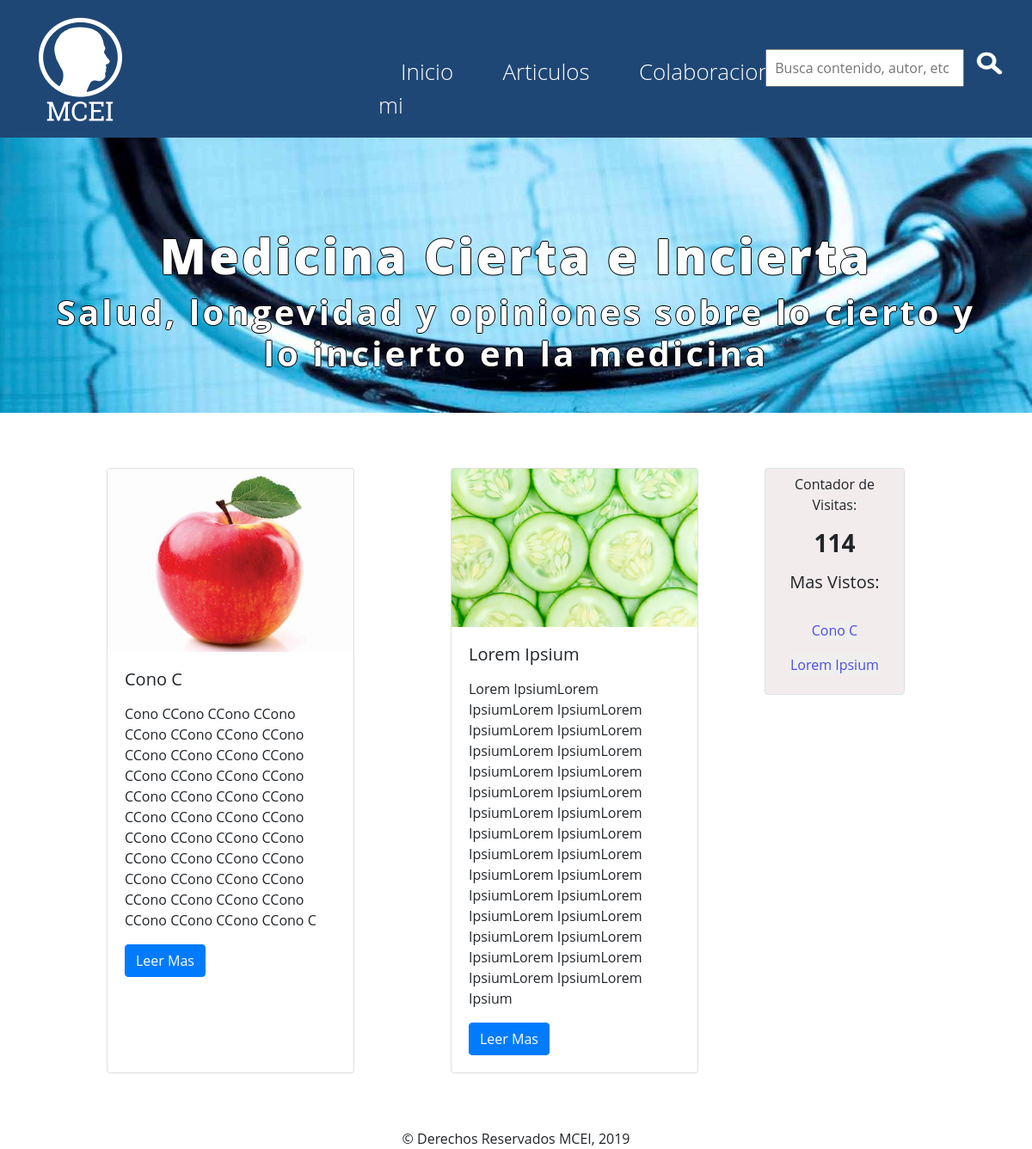
The page / on the database its author committed.
### blog/models.py (models this page shows, shortened)
class Post(models.Model):
    titulo = models.CharField(max_length = 200)
    subtitulo = models.TextField()
    autor = models.CharField(max_length = 200)
    contenido = models.TextField()
    fecha = models.DateTimeField("Fecha de Publicacion", default = datetime.now() )
    foto = models.ImageField(blank = True, null = True)
    viewCounter = models.IntegerField(blank = True, null = True, default = 0)

class PageCounter(models.Model):
    counter = models.IntegerField()

### blog/views.py (the view)
# urls.py: path("", views.homepage, name = "homepage"),
def homepage(request):
    pageCounter= PageCounter.objects.all()[0]
    pageCounter.counter += 1
    pageCounter.save()
    posts = Post.objects.all
    posts = Post.objects.filter().order_by('-id')[:3]
    postsPopular = Post.objects.filter().order_by('-viewCounter')[:3]
    return render(request,
                  "blog/home.html",
                  {"posts": posts,
                   "mostpopular" : postsPopular,
                   "counter":pageCounter})

### blog/templates/blog/home.html
{% extends 'blog/master.html' %}
{% block content %}
<div class="contenedor">
  {% for p in posts %}
  <div class="card " style="width: 18rem;">
    <img src="{{p.foto.url}}" class="card-img-top" alt="...">
    <div class="card-body">
      <h5 class="card-title">{{ p.titulo }}</h5>
      <p class="card-text">{{ p.subtitulo |safe }}</p>
      <form action="/posts/" method="GET">
        <button class="btn btn-primary" type="submit" name="post" value="{{p.id}}">Leer Mas</button>
      </form>
    </div>
  </div>
  {% endfor %}
  <div class="mostpopular border rounded">
    <p> Contador de Visitas: <h3><strong>{{counter.counter}}</strong></h3>
    </p>
    <h5>Mas Vistos:</h5><br>
    {% for mp in mostpopular %}
    <form action="/posts/" method="GET">
      <button class="boton" type="submit" name="post" value="{{mp.id}}">{{ mp.titulo }}</button>
    </form>
    {% endfor%}
  </div>
</div>
{% endblock %}

### blog/templates/blog/master.html (shortened to what this page needs)
<!DOCTYPE html>
<html lang="en">
<head>
    {% load static %}
    <link href="{% static 'blog/style.css' %}" rel="stylesheet">
    <link href="{% static 'blog/master.css' %}" rel="stylesheet">
    <link rel="stylesheet" href="{% static 'blog/bootstrap.min.css' %}">
</head>
<body>
    <header>
        <nav class="mynav">
            <ul>
                <li>
                    <div class="logoFondo">
                        <a href="/" style="width: 160px; height: 160px;padding: 6em 3.5em;"> </a>
                    </div>
                </li>
                <li class=" links">
                    <a href="/" class="lnk">Inicio</a>
                    <a href="/articulos" class="lnk">Articulos</a>
                    <a href="/colaboraciones" class="lnk">Colaboraciones</a>
                    <a href="/bio" class="lnk">Acerca de mi</a>
                </li>
            </ul>
            <form action="/search/" method="get">
                <input type="text" name="search" id="search" placeholder="Busca contenido, autor, etc ..">
                <input type="image" src="../../static/images/search.png" alt="Submit Form" width="35" height="35" style="padding-top: 0.2em;margin-left: 0.5em;margin-right: 1em;"/>
            </form>
        </nav>
        <div class="titulo">
            <h3 class="tituloh3">Medicina Cierta e Incierta</h3>
            <h6 class="subtituloh6">Salud, longevidad y opiniones sobre lo cierto y lo incierto en la medicina</h6>
        </div>
    </header>
    <section>
        {% block content %}
        {% endblock %}
    </section>
    <footer>
        <p> © Derechos Reservados MCEI, 2019 </p>
    </footer>
</body>
</html>

### blog/static/blog/style.css (style rules this page uses)
* { padding: 0; margin: 0; font-family: "Open Sans", Helvetica, Arial, Lucida, sans-serif; }
.mynav { display: flex; background-color: rgba(31, 71, 117, 1); width: 100%; height: 10em; }
.mynav ul li { display: inline; padding: 0 4em; }
.mynav form { position: absolute; right: 1em; top: 3.4em; }
.mynav ul li a { color: #ffffff; text-decoration: none; font-size: 1.3em; font-weight: 1; }
.mynav .links { position: absolute; top: 3.2em; left: 30%; font-size: 20px; }
.mynav .lnk { padding: 2.8em 1em 2.4em 1em; }
#search { position: relative; top: -0.3em; padding: 0.5em 0.6em; }
.boton { border: none; margin-bottom: 1em; color: rgb(76, 76, 228); }

### blog/static/blog/master.css (style rules this page uses)
body,html { min-height: 100%; }
.titulo { width: 100%; text-align: center; background-image: url(../images/fondoTitulo.jpg); padding: 3em; height: 20em; }
.tituloh3 { font-size: 3.5em; color: white; position: relative; top: 1em; letter-spacing: 3.2px; font-weight: 900; text-shadow: -1px 0 black, 0 1px black, 1px 0 black, 0 -1px black; }
.subtituloh6 { font-size: 2.5em; color: white; position: relative; top: 1.4em; letter-spacing: 3.2px; font-weight: 700; text-shadow: -1px 0 black, 0 1px black, 1px 0 black, 0 -1px black; }
.logoFondo { position: relative; left: 1em; top: -1em; width: 160px; height: 160px; background-image: url(../images/logoIni.png); }
.contenedor { margin-top: 4em; display: flex; width: 80%; position: relative; left: 1%; flex-flow: wrap; }
.card { margin-left: 7em; margin-bottom: 2em; }
footer { width: 100%; position: relative; text-align: center; min-height: 100%; bottom: -2em; }
.mostpopular { background: #f3ecec; position: absolute; top: 0; right: -5em; padding: 0.4em; width: 17%; text-align: center; }

### rows shown on the page
Post: foto (picture), titulo "Cono C", subtitulo "Cono CCono CCono CCono CCono CCono CCono CCono CCono CCono CCono CCono CCono CCono CCono CCono CCono CCono CCono CCono CCono CCono CCono CCono CCono CCono CCono CCono CCono CCono CCono CCono CCono CCono CCono CCono CCono CCono CCono CCono CCono CCono CCono CCono C", {{ p.id }} 6 (drawn), {{ mp.id }} 6 (drawn)
Post: foto (picture), titulo "Lorem Ipsium", subtitulo "Lorem IpsiumLorem IpsiumLorem IpsiumLorem IpsiumLorem IpsiumLorem IpsiumLorem IpsiumLorem IpsiumLorem IpsiumLorem IpsiumLorem IpsiumLorem IpsiumLorem IpsiumLorem IpsiumLorem IpsiumLorem IpsiumLorem IpsiumLorem IpsiumLorem IpsiumLorem IpsiumLorem IpsiumLorem IpsiumLorem IpsiumLorem IpsiumLorem IpsiumLorem IpsiumLorem IpsiumLorem IpsiumLorem IpsiumLorem Ipsium", {{ p.id }} 5 (drawn), {{ mp.id }} 5 (drawn)
PageCounter: counter "114"
